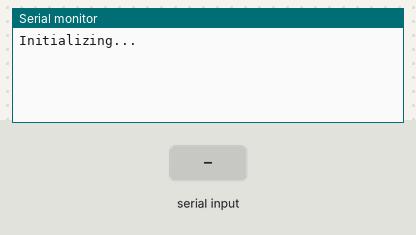
The sketch below on a simulated Arduino Uno, built with avr-gcc and run on an emulated ATmega328P. Parts: the last lines printed to the serial monitor. Inputs (shaded band) come from the test bench.

Above: at 1.2 s.
1.3 s: "1\n" received over Serial
At 2.0 s:
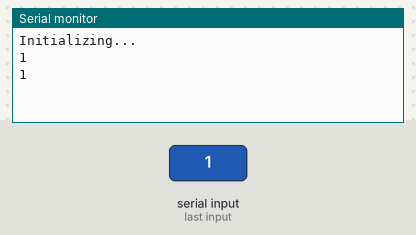
2.8 s: "0\n" received over Serial
At 3.1 s:
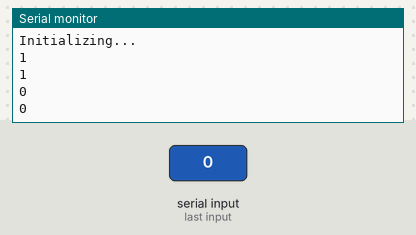

The sketch:

serial_test.ino
```cpp
String inputString = "";          // a String to hold incoming data
bool stringComplete = false;      // whether the string is complete


void setup()
{
  //Begin serial communication with Arduino and Arduino IDE (Serial Monitor)
  Serial.begin(9600);

  // Reserve 200 bytes for input string
  inputString.reserve(200);

  Serial.println("Initializing...");
  //delay(1000);

}

void loop()
{
  // print the string when a newline arrives:
  if (stringComplete)
  {
    Serial.println(inputString);

    // clear the string and change stringComplete flag:
    inputString = "";
    stringComplete = false;
  }
}

void serialEvent()
{
  while (Serial.available())
  {
    // get the new byte:
    char inChar = (char)Serial.read();

    // print character as it gets saved
    Serial.println(inChar);

    // add it to the inputString:
    inputString += inChar;

    // if the incoming character is a newline, set a flag so the main loop can do something about it:
    if (inChar == '\n')
    {
      stringComplete = true;
    }
  }
}
```

Measured:
- after the input at 1.3 s, the serial monitor: prints a new line at once (image 1)
- after the input at 2.8 s, the serial monitor: prints a new line at once (image 2)
